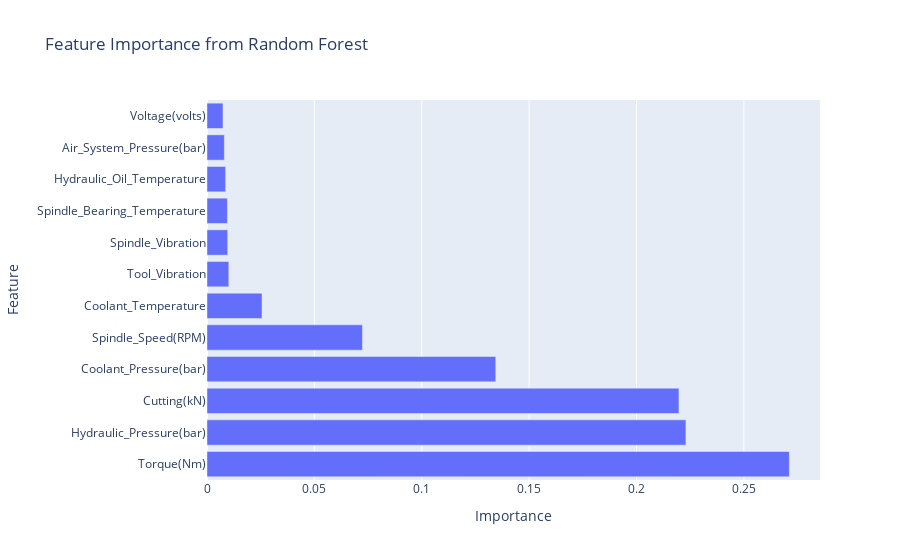

Notebook source saved alongside this figure:
### Markdown cell above
##  ***What lies ahead ? The insights gained***

### Code cell
features = rf.feature_importances_
feature_names = X.columns  

# Create a DataFrame for plotting
feat_importance_df = pd.DataFrame({
    'Feature': feature_names,
    'Importance': features
}).sort_values(by='Importance', ascending=False)

# Create the bar plot
fig = px.bar(feat_importance_df, x='Importance', y='Feature', orientation='h',
             title='Feature Importance from Random Forest')
fig.show()

feat_importance_df

### Figure 1 — Plotly figure (JSON) as saved in the notebook; plotly's stock layout.template omitted (floating-point values rounded to 4 significant figures)
{"data": [{"hovertemplate": "Importance=%{x}<br>Feature=%{y}<extra></extra>", "legendgroup": "", "marker": {"color": "#636efa", "pattern": {"shape": ""}}, "name": "", "orientation": "h", "showlegend": false, "textposition": "auto", "type": "bar", "x": [0.2712, 0.223, 0.2198, 0.1345, 0.07239, 0.02561, 0.01016, 0.009646, 0.00951, 0.008681, 0.008089, 0.007452], "xaxis": "x", "y": ["Torque(Nm)", "Hydraulic_Pressure(bar)", "Cutting(kN)", "Coolant_Pressure(bar)", "Spindle_Speed(RPM)", "Coolant_Temperature", "Tool_Vibration", "Spindle_Vibration", "Spindle_Bearing_Temperature", "Hydraulic_Oil_Temperature", "Air_System_Pressure(bar)", "Voltage(volts)"], "yaxis": "y"}], "layout": {"barmode": "relative", "legend": {"tracegroupgap": 0}, "title": {"text": "Feature Importance from Random Forest"}, "xaxis": {"anchor": "y", "domain": [0, 1], "title": {"text": "Importance"}}, "yaxis": {"anchor": "x", "domain": [0, 1], "title": {"text": "Feature"}}}}
